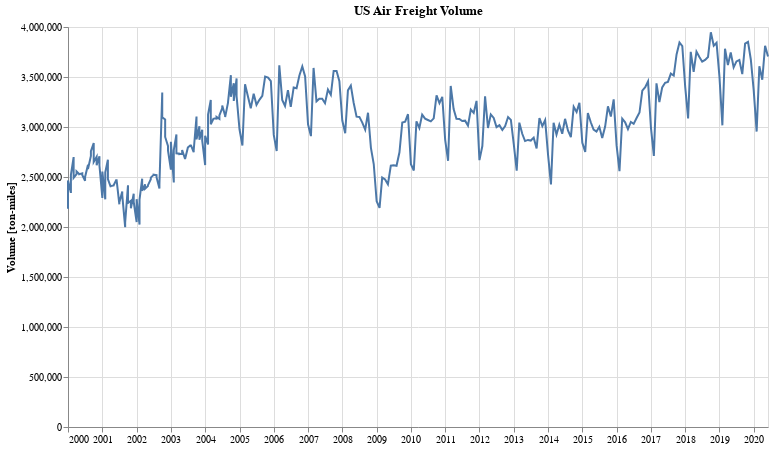

Notebook cell for this chart:
### Markdown cell above
## US Airline Freight

### Code cell
alt.Chart(df_af).mark_line().encode(
    alt.X('dt:T', axis=alt.Axis(title='')),
    alt.Y('tonMiles:Q', axis=alt.Axis(title='Volume [ton-miles]'))
).properties(
    title='US Air Freight Volume',
    width=700,
    height=400
)

### Figure 1 — Vega-Lite specification as saved in the notebook (floating-point values rounded to 4 significant figures; data arrays with more than 128 entries replaced by an {"elided": "..."} marker saying what was removed)
{"config": {"view": {"continuousWidth": 400, "continuousHeight": 300}}, "data": {"name": "data-454346de83b0e0c8a40375a002d27cfa"}, "mark": "line", "encoding": {"x": {"type": "temporal", "axis": {"title": ""}, "field": "dt"}, "y": {"type": "quantitative", "axis": {"title": "Volume [ton-miles]"}, "field": "tonMiles"}}, "height": 400, "title": "US Air Freight Volume", "width": 700, "$schema": "https://vega.github.io/schema/vega-lite/v4.8.1.json", "datasets": {"data-454346de83b0e0c8a40375a002d27cfa": {"elided": "306 records"}}}
